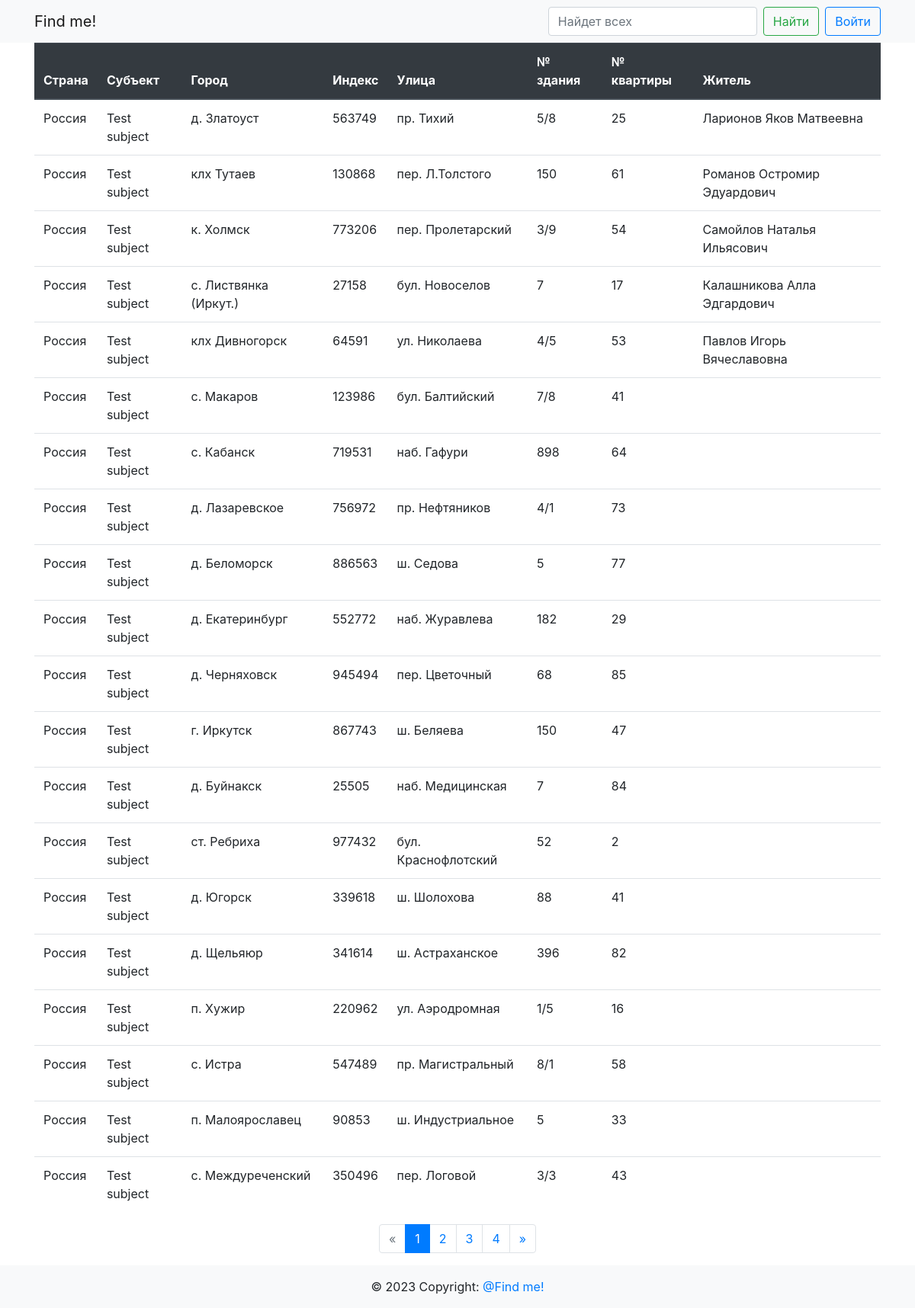
The page / on the database its author committed.
### app/main/models.py (models this page shows)
class Adress(db.Model):
    id = db.Column(db.Integer, primary_key=True)
    country = db.Column(db.String(64), nullable=False)
    subject = db.Column(db.String(64), nullable=False)
    city = db.Column(db.String(64), nullable=False)
    index = db.Column(db.Integer, nullable=False)
    street = db.Column(db.String(64), nullable=False)
    number_building = db.Column(db.Integer, nullable=False)
    number_flat = db.Column(db.Integer, nullable=False)
    residents = db.relationship(
        "Resident",
        secondary=adressobject_resident,
        backref=db.backref("addresses", lazy="dynamic"),
    )

class Resident(db.Model):
    id = db.Column(db.Integer, primary_key=True)
    second_name = db.Column(db.String(64), nullable=False)
    first_name = db.Column(db.String(64), nullable=False)
    middle_name = db.Column(db.String(64), nullable=True)
    def __repr__(self) -> str:
        return f"{self.second_name} {self.first_name} {self.middle_name}"

### app/main/routes.py (the view, shortened to what this page needs)
@bp.route("/")
def index():
    page = request.args.get("page", 1, type=int)
    per_page = 20
    q = request.args.get("search", "")
    data = Adress.query.join(Resident, Resident.id == Adress.id)
    data = data.paginate(page=page, per_page=per_page, error_out=False)
    if data.total == 0:
        return render_template(
            "main/index.html", title="index", data=data, pages=None
        )
    pages = data.iter_pages(
        left_edge=2, left_current=2, right_current=5, right_edge=2
    )
    return render_template(
        "main/index.html", title="index", data=data, pages=pages
    )

### app/templates/main/index.html
{% extends 'base.html' %}
{% block content %}
    <div class="container">
        <table class="table">
            <thead class="thead-dark">
                <tr>
                    <th scope="col">Страна</th>
                    <th scope="col">Субъект</th>
                    <th scope="col">Город</th>
                    <th scope="col">Индекс</th>
                    <th scope="col">Улица</th>
                    <th scope="col">№ здания</th>
                    <th scope="col">№ квартиры</th>
                    <th scope="col">Житель</th>
                </tr>
            </thead>
            <tbody>
                {% for obj in data %}
                    <tr>
                        <td>{{ obj.country }}</td>
                        <td>{{ obj.subject }}</td>
                        <td>{{ obj.city }}</td>
                        <td>{{ obj.index }}</td>
                        <td>{{ obj.street }}</td>
                        <td>{{ obj.number_building }}</td>
                        <td>{{ obj.number_flat }}</td>
                        <td>
                            {% for resident in obj.residents %}{{ resident }}</br>{% endfor %}
                        </td>
                    </tr>
                {% endfor %}
            </tbody>
        </table>
    </div>
    {% if data.pages > 1 %}
        <nav>
            <ul class="pagination justify-content-center">
                {% if data.has_prev %}
                    <li class="page-item">
                        <a href="{{ url_for('main.index', page=data.prev_num) }}"
                           class="page-link">&laquo;</a>
                    </li>
                {% else %}
                    <li class="page-item disabled">
                        <span class="page-link">&laquo;</span>
                    </li>
                {% endif %}
                {% for num in pages %}
                    {% if num %}
                        {% if data.page == num %}
                            <li class="page-item active" aria-current="page">
                                <span class="page-link">{{ num }} <span class="sr-only">(current)</span></span>
                            </li>
                        {% else %}
                            <li class="page-item">
                                <a href="{{ url_for('main.index', page=num) }}" class="page-link">{{ num }}</a>
                            </li>
                        {% endif %}
                    {% elif num is none %}
                        <li class="page-item disabled">
                            <span class="page-link dots">...</span>
                        </li>
                    {% endif %}
                {% endfor %}
                {% if data.has_next %}
                    <li class="page-item">
                        <a href="{{ url_for('main.index', page=data.next_num) }}"
                           class="page-link">&raquo;</a>
                    </li>
                {% else %}
                    <li class="page-item disabled">
                        <span class="page-link">&raquo;</span>
                    </li>
                {% endif %}
            </ul>
        </nav>
    {% endif %}
{% endblock %}

### rows shown on the page
Adress: country "Россия", subject "Test subject", city "д. Златоуст", index "563749", street "пр. Тихий", number_building "5/8", number_flat "25"
Resident: second_name+first_name+middle_name "Ларионов Яков Матвеевна"
Adress: country "Россия", subject "Test subject", city "клх Тутаев", index "130868", street "пер. Л.Толстого", number_building "150", number_flat "61"
Resident: second_name+first_name+middle_name "Романов Остромир Эдуардович"
Adress: country "Россия", subject "Test subject", city "к. Холмск", index "773206", street "пер. Пролетарский", number_building "3/9", number_flat "54"
Resident: second_name+first_name+middle_name "Самойлов Наталья Ильясович"
Adress: country "Россия", subject "Test subject", city "с. Листвянка (Иркут.)", index "27158", street "бул. Новоселов", number_building "7", number_flat "17"
Resident: second_name+first_name+middle_name "Калашникова Алла Эдгардович"
Adress: country "Россия", subject "Test subject", city "клх Дивногорск", index "64591", street "ул. Николаева", number_building "4/5", number_flat "53"
Resident: second_name+first_name+middle_name "Павлов Игорь Вячеславовна"
Adress: country "Россия", subject "Test subject", city "с. Макаров", index "123986", street "бул. Балтийский", number_building "7/8", number_flat "41"
Adress: country "Россия", subject "Test subject", city "с. Кабанск", index "719531", street "наб. Гафури", number_building "898", number_flat "64"
Adress: country "Россия", subject "Test subject", city "д. Лазаревское", index "756972", street "пр. Нефтяников", number_building "4/1", number_flat "73"
Adress: country "Россия", subject "Test subject", city "д. Беломорск", index "886563", street "ш. Седова", number_building "5", number_flat "77"
Adress: country "Россия", subject "Test subject", city "д. Екатеринбург", index "552772", street "наб. Журавлева", number_building "182", number_flat "29"
Adress: country "Россия", subject "Test subject", city "д. Черняховск", index "945494", street "пер. Цветочный", number_building "68", number_flat "85"
Adress: country "Россия", subject "Test subject", city "г. Иркутск", index "867743", street "ш. Беляева", number_building "150", number_flat "47"
Adress: country "Россия", subject "Test subject", city "д. Буйнакск", index "25505", street "наб. Медицинская", number_building "7", number_flat "84"
Adress: country "Россия", subject "Test subject", city "ст. Ребриха", index "977432", street "бул. Краснофлотский", number_building "52", number_flat "2"
Adress: country "Россия", subject "Test subject", city "д. Югорск", index "339618", street "ш. Шолохова", number_building "88", number_flat "41"
Adress: country "Россия", subject "Test subject", city "д. Щельяюр", index "341614", street "ш. Астраханское", number_building "396", number_flat "82"
Adress: country "Россия", subject "Test subject", city "п. Хужир", index "220962", street "ул. Аэродромная", number_building "1/5", number_flat "16"
Adress: country "Россия", subject "Test subject", city "с. Истра", index "547489", street "пр. Магистральный", number_building "8/1", number_flat "58"
Adress: country "Россия", subject "Test subject", city "п. Малоярославец", index "90853", street "ш. Индустриальное", number_building "5", number_flat "33"
Adress: country "Россия", subject "Test subject", city "с. Междуреченский", index "350496", street "пер. Логовой", number_building "3/3", number_flat "43"

### other values the page prints
{{ num }} "1"
{{ num }} "2" "3" "4"
